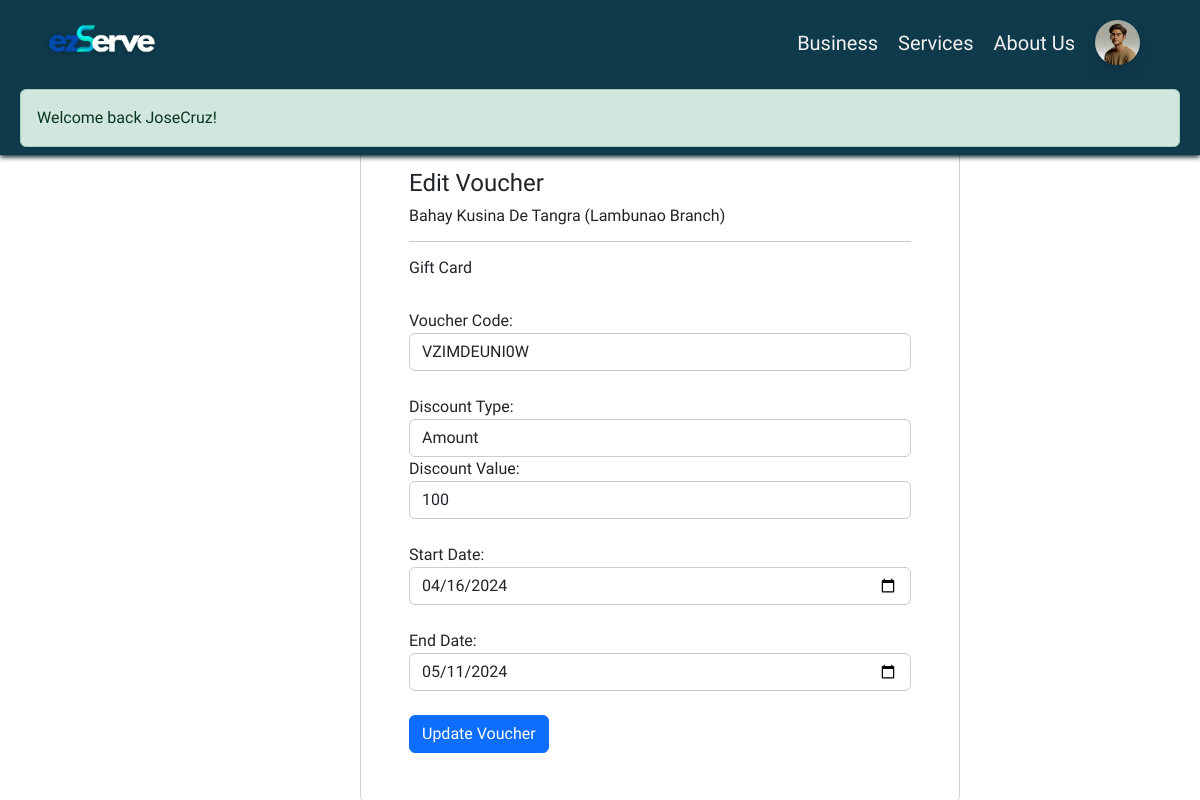
Page /?page=edit_voucher&id=292 (signed in) on the committed database.
### tables this page shows
CREATE TABLE `business_owner` (
  `ownerID` int(11) NOT NULL,
  `fname` varchar(50) NOT NULL,
  `lname` varchar(50) NOT NULL,
  `birthday` date NOT NULL,
  `email` varchar(50) NOT NULL,
  `verification_code` varchar(200) NOT NULL,
  `number` varchar(30) NOT NULL,
  `ownerAddress` varchar(255) NOT NULL,
  `username` varchar(100) NOT NULL,
  `password` varchar(100) NOT NULL,
  `repassword` varchar(100) NOT NULL,
  `usertype` varchar(50) NOT NULL,
  `profileImage` longblob NOT NULL,
  `status` tinyint(4) NOT NULL,
  `created` timestamp NOT NULL DEFAULT current_timestamp(),
  `updated` timestamp NOT NULL DEFAULT current_timestamp()
);

CREATE TABLE `business` (
  `businessCode` int(11) NOT NULL,
  `ownerID` int(11) NOT NULL,
  `busName` varchar(100) NOT NULL,
  `about` varchar(1000) NOT NULL,
  `busType` varchar(100) NOT NULL,
  `house_building` varchar(100) NOT NULL,
  `street` varchar(100) NOT NULL,
  `barangay` varchar(100) NOT NULL,
  `city_municipality` varchar(100) NOT NULL,
  `province` varchar(100) NOT NULL,
  `region` varchar(100) NOT NULL,
  `phone` varchar(100) NOT NULL,
  `mobile` varchar(100) NOT NULL,
  `business_permit` longblob NOT NULL,
  `sanitary` longblob NOT NULL,
  `tax` longblob NOT NULL,
  `busImage` longblob NOT NULL,
  `status` tinyint(4) NOT NULL
);

CREATE TABLE `branches` (
  `branchCode` int(11) NOT NULL,
  `businessCode` int(11) NOT NULL,
  `branchName` varchar(100) NOT NULL,
  `address` varchar(100) NOT NULL,
  `coordinates` varchar(100) NOT NULL,
  `branchImage` longblob NOT NULL
);

CREATE TABLE `voucher` (
  `voucherID` int(255) NOT NULL,
  `ownerID` int(11) NOT NULL,
  `businessCode` int(11) DEFAULT NULL,
  `branchCode` int(11) DEFAULT NULL,
  `packCode` int(11) NOT NULL,
  `voucherCode` varchar(200) NOT NULL,
  `voucherType` varchar(100) NOT NULL,
  `min_spend` int(100) NOT NULL,
  `discountValue` int(100) NOT NULL,
  `discountType` varchar(100) NOT NULL,
  `startDate` date NOT NULL,
  `endDate` date NOT NULL,
  `creationDate` date NOT NULL DEFAULT current_timestamp()
);

### app/functions/userFunction.php (called while the page is built, shortened)
<?php
function viewUser($userID) {
    global $DB;
    $usertype = $_SESSION[AUTH_TYPE];
    if ($usertype === 'client') {
        $query = $DB->prepare("SELECT * FROM client WHERE clientID = ?");
    } elseif ($usertype === 'business owner') {
        $query = $DB->prepare("SELECT * FROM business_owner WHERE ownerID = ?");
    } else {
        return null;
    }
    $query->bind_param("i", $userID);
    $query->execute();
    $result = $query->get_result();
    $user = $result->fetch_object();
    return $user;
}
?>

### index.php (called while the page is built, shortened)
<?php
	require 'functions.php';
	require 'page.php';
?>

### pages/edit_voucher.php (the view, shortened to what this page needs)
<?= element('owner_header') ?>
<?php
$voucherID = $_GET['id'];
$voucherDetails = $DB->query("SELECT * FROM voucher WHERE voucherID = '$voucherID'");
if ($voucherDetails->num_rows > 0) {
    $voucher = $voucherDetails->fetch_assoc();
}
$businessCode = $voucher["businessCode"];
$branchCode = $voucher["branchCode"];
$businessDetails = $DB->query("SELECT * FROM business  WHERE businessCode = '$businessCode'");
$business = $businessDetails->fetch_assoc();
$branchDetails = $DB->query("SELECT * FROM branches  WHERE branchCode = '$branchCode'");
$branch = $branchDetails->fetch_assoc();
$busName = isset($business["busName"]) ? $business["busName"] : "All Business";
$branchName = isset($branch["branchName"]) ? $branch["branchName"] : "";
?>
<div class="package-info" style="margin: 120px 0 0 30%">
    <div class="card p-5 bg-opacity-25 bg-white">
        <form action="?action=update_voucher" method="post">
            <h4>Edit Voucher</h4>
            <h6><?= $busName . ($branchName !== "" ? " (" . $branchName . ")" : "") ?></h6>
            <hr>
            <h6><?= $voucher["voucherType"] ?></h6><br>
            Voucher Code: <input type="text" name="voucherCode" class="form-control" value="<?= $voucher["voucherCode"] ?>"><br>
            Discount Type:
            <select name="discountType" class="form-control"required>
                <option value="amount" <?= ($voucher["discountType"] == "amount") ? "selected" : "" ?>>Amount</option>
            </select>
            Discount Value: <input type="text" name="discountValue" class="form-control" value="<?= $voucher["discountValue"] ?>"required><br>
            Start Date: <input type="date" name="startDate" class="form-control" value="<?= $voucher["startDate"] ?>"required><br>
            End Date: <input type="date" name="endDate" class="form-control" value="<?= $voucher["endDate"] ?>" required><br>
            <input type="submit" class="btn btn-primary" value="Update Voucher">
        </form>
    </div>
</div>

### elements/owner_header.php (shortened to what this page needs)
<?php if( ! defined( 'ACCESS' ) ) die( 'DIRECT ACCESS NOT ALLOWED' );
if (isset($_SESSION['userID'])) {
    $usertype = isset($_SESSION['usertype']) ? $_SESSION['usertype'] : '';
    if ($usertype === 'client') {
        $allowed_pages = array('services',
        'default',
        'about',
        'client_profile',
        'client_business_details',
        'client_package',
        'client_view_package',
        'checkout',
        'client_purchase',
        'voucher',
        'client_custom',
        'custom_checkout',
        'custom_voucher',
        'client-order-history'
    );
        $current_page = isset($_GET['page']) ? $_GET['page'] : 'default';
        if (!in_array($current_page, $allowed_pages)) {
            header('Location: ' . SITE_URL . '/?page=default');
            exit();
        }
    }
    else if ($usertype === 'business owner') {
        $allowed_pages = array('services',
        'owner_business',
        'about',
        'owner_profile',
        'owner_voucher',
        'edit_voucher',
        'owner-order-list',
        'owner-settings',
        'bus-register',
        'branches',
        'choose_package',
        'package',
        'owner_package',
        'edit_item',
        'add_item',
        'add_category',
        'add_package',
        'add_customItem',
        'custom_package',
        'add_custom_package',
        'client_business_details');
        $current_page = isset($_GET['page']) ? $_GET['page'] : 'default';
    }
}
if (isset($_SESSION['userID'])) {
    $userData = viewUser($_SESSION['userID']);
    $profileImage = !empty($userData->profileImage) ? $userData->profileImage : '';
} else {
    $profileImage = '';
}
?>
<!DOCTYPE html>
<html lang="en">
<head>
    <link href="https://cdn.jsdelivr.net/npm/bootstrap@5.3.0/dist/css/bootstrap.min.css" rel="stylesheet">
    <link rel="stylesheet" href="https://cdn.jsdelivr.net/npm/bootstrap-icons@1.3.0/font/bootstrap-icons.css">
    <link href="./assets/view.css" rel="stylesheet">
  </head>
<body>
    <header class="header align-items-center justify-content-center fixed-top  " style="height: auto">
    <div class=" header-nav d-flex justify-content-between align-items-center" style="height: auto">
        <div class="title">
            <img class="logo col-sm-7" src="assets/images/has shadow.png">
        </div>
        <nav class="d-flex  align-items-center ">
        <ul class="burger-menu " id="burgerDropdown" >
    <li><a class="burger-item <?php echo ($current_page === 'owner_business') ? 'active' : ''; ?>" href="<?= SITE_URL ?>/?page=owner_business">Business</a></li>
    <li><a class="burger-item <?php echo ($current_page === 'services') ? 'active' : ''; ?>" href="<?= SITE_URL ?>/?page=services">Services</a></li>
    <li><a class="burger-item <?php echo ($current_page === 'about') ? 'active' : ''; ?>" href="<?= SITE_URL ?>/?page=about">About Us</a></li>
                <?php if (isset($_SESSION[AUTH_ID])) { ?>
            <li class="dropdown profile-drop" >
            <?php if (isset($_SESSION[AUTH_NAME])): ?>
                <a class="d-flex" href="#" id="navbarDropdown" role="button" data-bs-toggle="dropdown" aria-expanded="false">
                    <?php if (isset($_SESSION[AUTH_ID]) && !empty($profileImage)): ?>
                        <img class=" rounded-circle shadow " src="<?php echo $profileImage; ?>" alt="User's Picture" style="width: 45px; height: 45px;">
                    <?php else: ?>
                        <i class="bi bi-person-circle" style="font-size: 45px"></i>
                    <?php endif; ?>
                </a>
            <?php else: ?>
                <a class="d-flex" href="#" id="navbarDropdown" role="button" data-bs-toggle="dropdown" aria-expanded="false">
                    <i class="bi bi-person-fill"></i>
                </a>
            <?php endif; ?>
            </li>
        <?php } ?>
    </ul>
</nav>
    </div>
    <div class="message row m-0">
      <div class="col left-content">
     <?= show_message(); ?>
     </div>
</div>
</header>

### assets/view.css (style rules this page uses)
body { font-family: "Lexend exa", Arial; overflow-x: hidden; background-image: url(./images/bg-2.png); background-repeat:repeat-y; background-size: cover; }
.form-control { border: 1px solid #ccc; }
.message { z-index: 999; }
header { background-color: #0f3a4b; box-shadow: 0px 2px 5px #031b23; }
nav li { list-style: none; padding: 0px 10px; }
nav ul { margin-top: 20px; }
a { text-decoration: none; }
.package-info { width: 50vw; height: 65vh; }

### elements/owner_header.php (style rules this page uses)
@media (max-width: 2000px) { .logo { width: 10rem; height: 5rem; margin-left: 20px; } }
@media (max-width: 2000px) { nav { margin: 0 50px; } }
@media (max-width: 2000px) { nav ul { display: flex; justify-content: space-between; align-items: center; } }
@media (max-width: 2000px) { .title { display:flex; flex-direction: row; align-items: center; justify-content: center; } }
@media (max-width: 2000px) { .burger-menu li a { color: #f1f1f1; text-decoration: none; font-size: 20px; } }
nav { display: flex; justify-content: start; }
nav ul { padding:0; }
.profile-drop { z-index: 1040!important; }

### rows in the picture
business_owner: profileImage (picture)
business: busName "Bahay Kusina De Tangra"
branches: branchName "Lambunao Branch"
voucher: voucherType "Gift Card", voucherCode "VZIMDEUNI0W", discountType "Amount", discountValue "100", startDate "04/16/2024", endDate "05/11/2024"

### other values in the picture
$_SESSION[ 'MESSAGE' ] "Welcome back JoseCruz!"
